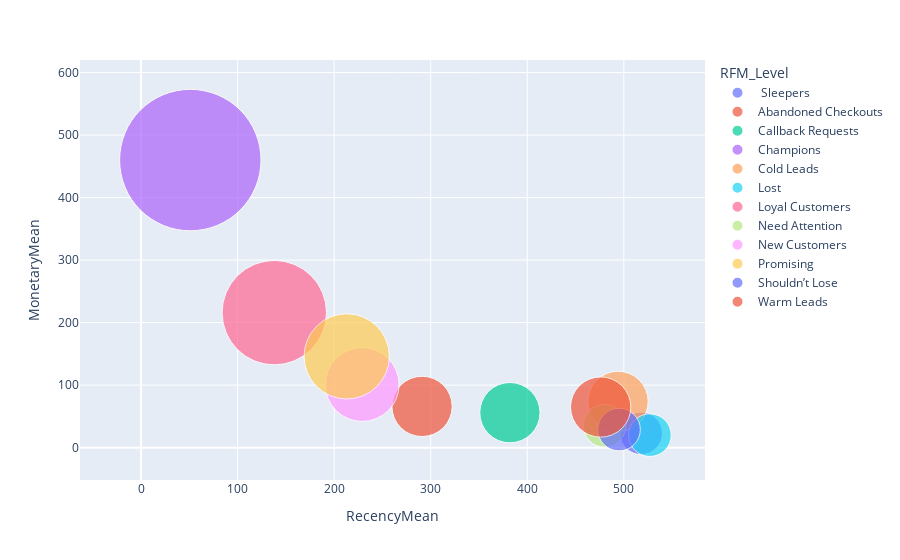

The notebook cell saved with this chart:
### Code cell
import plotly.express as px

fig = px.scatter(rfm_agg, x="RecencyMean", y="MonetaryMean", size="FrequencyMean", color="RFM_Level",
           hover_name="RFM_Level", size_max=100)
fig.show()

### Figure 1 — Plotly figure (JSON) as saved in the notebook; plotly's stock layout.template omitted (floating-point values rounded to 4 significant figures)
{"data": [{"hovertemplate": "<b>%{hovertext}</b><br><br>RFM_Level= Sleepers<br>RecencyMean=%{x}<br>MonetaryMean=%{y}<br>FrequencyMean=%{marker.size}<extra></extra>", "hovertext": [" Sleepers"], "legendgroup": " Sleepers", "marker": {"color": "#636efa", "size": [1], "sizemode": "area", "sizeref": 0.0011, "symbol": "circle"}, "mode": "markers", "name": " Sleepers", "orientation": "v", "showlegend": true, "type": "scatter", "x": [518], "xaxis": "x", "y": [23], "yaxis": "y"}, {"hovertemplate": "<b>%{hovertext}</b><br><br>RFM_Level=Abandoned Checkouts<br>RecencyMean=%{x}<br>MonetaryMean=%{y}<br>FrequencyMean=%{marker.size}<extra></extra>", "hovertext": ["Abandoned Checkouts"], "legendgroup": "Abandoned Checkouts", "marker": {"color": "#EF553B", "size": [2], "sizemode": "area", "sizeref": 0.0011, "symbol": "circle"}, "mode": "markers", "name": "Abandoned Checkouts", "orientation": "v", "showlegend": true, "type": "scatter", "x": [291], "xaxis": "x", "y": [66], "yaxis": "y"}, {"hovertemplate": "<b>%{hovertext}</b><br><br>RFM_Level=Callback Requests<br>RecencyMean=%{x}<br>MonetaryMean=%{y}<br>FrequencyMean=%{marker.size}<extra></extra>", "hovertext": ["Callback Requests"], "legendgroup": "Callback Requests", "marker": {"color": "#00cc96", "size": [2], "sizemode": "area", "sizeref": 0.0011, "symbol": "circle"}, "mode": "markers", "name": "Callback Requests", "orientation": "v", "showlegend": true, "type": "scatter", "x": [382], "xaxis": "x", "y": [56], "yaxis": "y"}, {"hovertemplate": "<b>%{hovertext}</b><br><br>RFM_Level=Champions<br>RecencyMean=%{x}<br>MonetaryMean=%{y}<br>FrequencyMean=%{marker.size}<extra></extra>", "hovertext": ["Champions"], "legendgroup": "Champions", "marker": {"color": "#ab63fa", "size": [11], "sizemode": "area", "sizeref": 0.0011, "symbol": "circle"}, "mode": "markers", "name": "Champions", "orientation": "v", "showlegend": true, "type": "scatter", "x": [51], "xaxis": "x", "y": [460], "yaxis": "y"}, {"hovertemplate": "<b>%{hovertext}</b><br><br>RFM_Level=Cold Leads<br>RecencyMean=%{x}<br>MonetaryMean=%{y}<br>FrequencyMean=%{marker.size}<extra></extra>", "hovertext": ["Cold Leads"], "legendgroup": "Cold Leads", "marker": {"color": "#FFA15A", "size": [2], "sizemode": "area", "sizeref": 0.0011, "symbol": "circle"}, "mode": "markers", "name": "Cold Leads", "orientation": "v", "showlegend": true, "type": "scatter", "x": [494], "xaxis": "x", "y": [74], "yaxis": "y"}, {"hovertemplate": "<b>%{hovertext}</b><br><br>RFM_Level=Lost<br>RecencyMean=%{x}<br>MonetaryMean=%{y}<br>FrequencyMean=%{marker.size}<extra></extra>", "hovertext": ["Lost"], "legendgroup": "Lost", "marker": {"color": "#19d3f3", "size": [1], "sizemode": "area", "sizeref": 0.0011, "symbol": "circle"}, "mode": "markers", "name": "Lost", "orientation": "v", "showlegend": true, "type": "scatter", "x": [527], "xaxis": "x", "y": [20], "yaxis": "y"}, {"hovertemplate": "<b>%{hovertext}</b><br><br>RFM_Level=Loyal Customers<br>RecencyMean=%{x}<br>MonetaryMean=%{y}<br>FrequencyMean=%{marker.size}<extra></extra>", "hovertext": ["Loyal Customers"], "legendgroup": "Loyal Customers", "marker": {"color": "#FF6692", "size": [6], "sizemode": "area", "sizeref": 0.0011, "symbol": "circle"}, "mode": "markers", "name": "Loyal Customers", "orientation": "v", "showlegend": true, "type": "scatter", "x": [138], "xaxis": "x", "y": [216], "yaxis": "y"}, {"hovertemplate": "<b>%{hovertext}</b><br><br>RFM_Level=Need Attention<br>RecencyMean=%{x}<br>MonetaryMean=%{y}<br>FrequencyMean=%{marker.size}<extra></extra>", "hovertext": ["Need Attention"], "legendgroup": "Need Attention", "marker": {"color": "#B6E880", "size": [1], "sizemode": "area", "sizeref": 0.0011, "symbol": "circle"}, "mode": "markers", "name": "Need Attention", "orientation": "v", "showlegend": true, "type": "scatter", "x": [480], "xaxis": "x", "y": [35], "yaxis": "y"}, {"hovertemplate": "<b>%{hovertext}</b><br><br>RFM_Level=New Customers<br>RecencyMean=%{x}<br>MonetaryMean=%{y}<br>FrequencyMean=%{marker.size}<extra></extra>", "hovertext": ["New Customers"], "legendgroup": "New Customers", "marker": {"color": "#FF97FF", "size": [3], "sizemode": "area", "sizeref": 0.0011, "symbol": "circle"}, "mode": "markers", "name": "New Customers", "orientation": "v", "showlegend": true, "type": "scatter", "x": [229], "xaxis": "x", "y": [101], "yaxis": "y"}, {"hovertemplate": "<b>%{hovertext}</b><br><br>RFM_Level=Promising<br>RecencyMean=%{x}<br>MonetaryMean=%{y}<br>FrequencyMean=%{marker.size}<extra></extra>", "hovertext": ["Promising"], "legendgroup": "Promising", "marker": {"color": "#FECB52", "size": [4], "sizemode": "area", "sizeref": 0.0011, "symbol": "circle"}, "mode": "markers", "name": "Promising", "orientation": "v", "showlegend": true, "type": "scatter", "x": [213], "xaxis": "x", "y": [146], "yaxis": "y"}, {"hovertemplate": "<b>%{hovertext}</b><br><br>RFM_Level=Shouldn’t Lose<br>RecencyMean=%{x}<br>MonetaryMean=%{y}<br>FrequencyMean=%{marker.size}<extra></extra>", "hovertext": ["Shouldn’t Lose"], "legendgroup": "Shouldn’t Lose", "marker": {"color": "#636efa", "size": [1], "sizemode": "area", "sizeref": 0.0011, "symbol": "circle"}, "mode": "markers", "name": "Shouldn’t Lose", "orientation": "v", "showlegend": true, "type": "scatter", "x": [495], "xaxis": "x", "y": [29], "yaxis": "y"}, {"hovertemplate": "<b>%{hovertext}</b><br><br>RFM_Level=Warm Leads<br>RecencyMean=%{x}<br>MonetaryMean=%{y}<br>FrequencyMean=%{marker.size}<extra></extra>", "hovertext": ["Warm Leads"], "legendgroup": "Warm Leads", "marker": {"color": "#EF553B", "size": [2], "sizemode": "area", "sizeref": 0.0011, "symbol": "circle"}, "mode": "markers", "name": "Warm Leads", "orientation": "v", "showlegend": true, "type": "scatter", "x": [476], "xaxis": "x", "y": [65], "yaxis": "y"}], "layout": {"legend": {"itemsizing": "constant", "title": {"text": "RFM_Level"}, "tracegroupgap": 0}, "margin": {"t": 60}, "xaxis": {"anchor": "y", "domain": [0, 1], "title": {"text": "RecencyMean"}}, "yaxis": {"anchor": "x", "domain": [0, 1], "title": {"text": "MonetaryMean"}}}}
